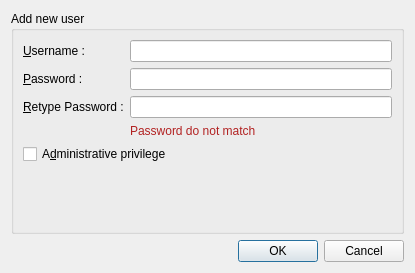
<?xml version="1.0" encoding="UTF-8"?>
<ui version="4.0">
 <class>UserForm</class>
 <widget class="QDialog" name="UserForm">
  <property name="geometry">
   <rect>
    <x>0</x>
    <y>0</y>
    <width>415</width>
    <height>273</height>
   </rect>
  </property>
  <property name="windowTitle">
   <string>Dialog</string>
  </property>
  <layout class="QVBoxLayout" name="verticalLayout">
   <item>
    <widget class="QGroupBox" name="groupBox">
     <property name="title">
      <string>Add new user</string>
     </property>
     <layout class="QVBoxLayout" name="verticalLayout_2">
      <item>
       <layout class="QFormLayout" name="formLayout">
        <item row="0" column="0">
         <widget class="QLabel" name="label">
          <property name="text">
           <string>&amp;Username :</string>
          </property>
          <property name="buddy">
           <cstring>username_le</cstring>
          </property>
         </widget>
        </item>
        <item row="0" column="1">
         <widget class="QLineEdit" name="username_le"/>
        </item>
        <item row="1" column="0">
         <widget class="QLabel" name="label_2">
          <property name="text">
           <string>&amp;Password :</string>
          </property>
          <property name="buddy">
           <cstring>password_le</cstring>
          </property>
         </widget>
        </item>
        <item row="1" column="1">
         <widget class="QLineEdit" name="password_le">
          <property name="echoMode">
           <enum>QLineEdit::Password</enum>
          </property>
         </widget>
        </item>
        <item row="2" column="0">
         <widget class="QLabel" name="label_3">
          <property name="text">
           <string>&amp;Retype Password :</string>
          </property>
          <property name="buddy">
           <cstring>password_2_le</cstring>
          </property>
         </widget>
        </item>
        <item row="2" column="1">
         <widget class="QLineEdit" name="password_2_le">
          <property name="echoMode">
           <enum>QLineEdit::Password</enum>
          </property>
         </widget>
        </item>
        <item row="3" column="1">
         <widget class="QLabel" name="error_lb">
          <property name="styleSheet">
           <string notr="true">color: #B22222;</string>
          </property>
          <property name="text">
           <string>Password do not match</string>
          </property>
         </widget>
        </item>
       </layout>
      </item>
      <item>
       <widget class="QCheckBox" name="admin_privilege_ckb">
        <property name="text">
         <string>A&amp;dministrative privilege</string>
        </property>
       </widget>
      </item>
      <item>
       <spacer name="verticalSpacer">
        <property name="orientation">
         <enum>Qt::Vertical</enum>
        </property>
        <property name="sizeHint" stdset="0">
         <size>
          <width>20</width>
          <height>14</height>
         </size>
        </property>
       </spacer>
      </item>
     </layout>
    </widget>
   </item>
   <item>
    <widget class="QDialogButtonBox" name="buttonBox">
     <property name="orientation">
      <enum>Qt::Horizontal</enum>
     </property>
     <property name="standardButtons">
      <set>QDialogButtonBox::Cancel|QDialogButtonBox::Ok</set>
     </property>
    </widget>
   </item>
  </layout>
 </widget>
 <tabstops>
  <tabstop>username_le</tabstop>
  <tabstop>password_le</tabstop>
  <tabstop>password_2_le</tabstop>
  <tabstop>admin_privilege_ckb</tabstop>
  <tabstop>buttonBox</tabstop>
 </tabstops>
 <resources/>
 <connections>
  <connection>
   <sender>buttonBox</sender>
   <signal>accepted()</signal>
   <receiver>UserForm</receiver>
   <slot>accept()</slot>
   <hints>
    <hint type="sourcelabel">
     <x>257</x>
     <y>236</y>
    </hint>
    <hint type="destinationlabel">
     <x>157</x>
     <y>274</y>
    </hint>
   </hints>
  </connection>
  <connection>
   <sender>buttonBox</sender>
   <signal>rejected()</signal>
   <receiver>UserForm</receiver>
   <slot>reject()</slot>
   <hints>
    <hint type="sourcelabel">
     <x>325</x>
     <y>236</y>
    </hint>
    <hint type="destinationlabel">
     <x>286</x>
     <y>274</y>
    </hint>
   </hints>
  </connection>
 </connections>
</ui>
